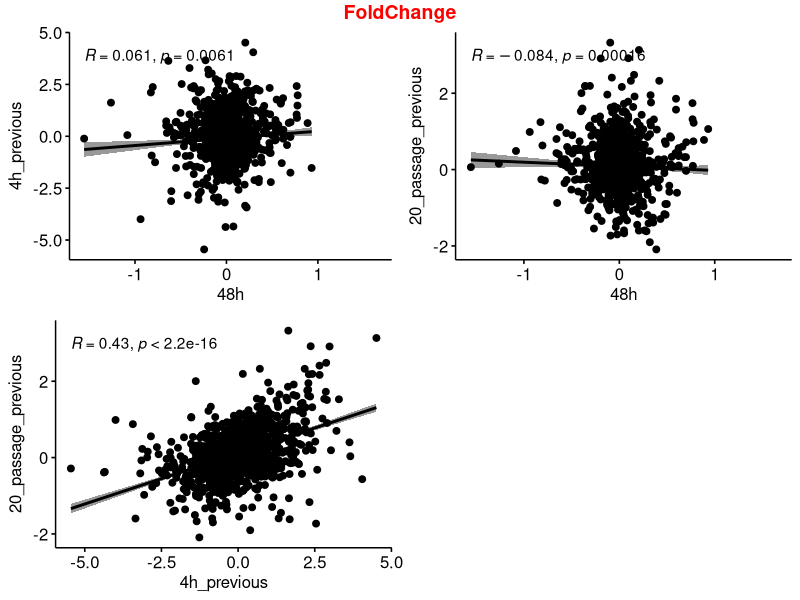
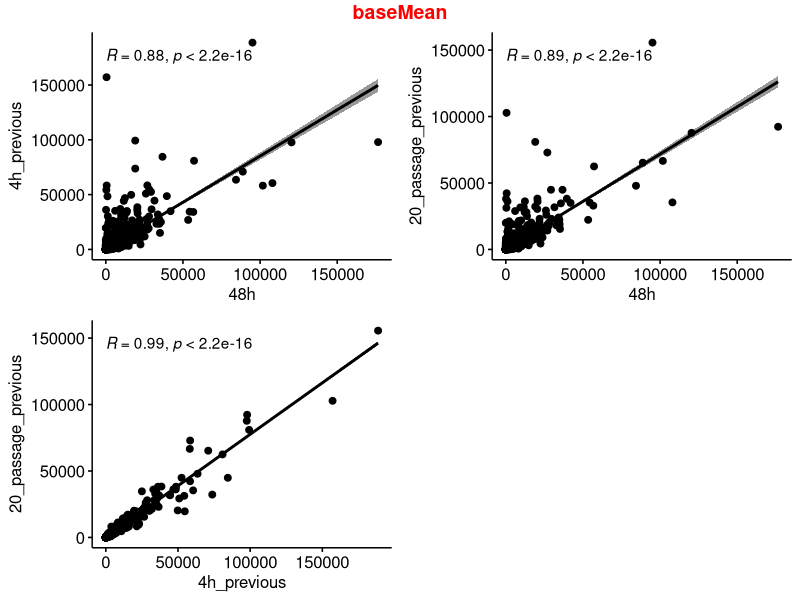
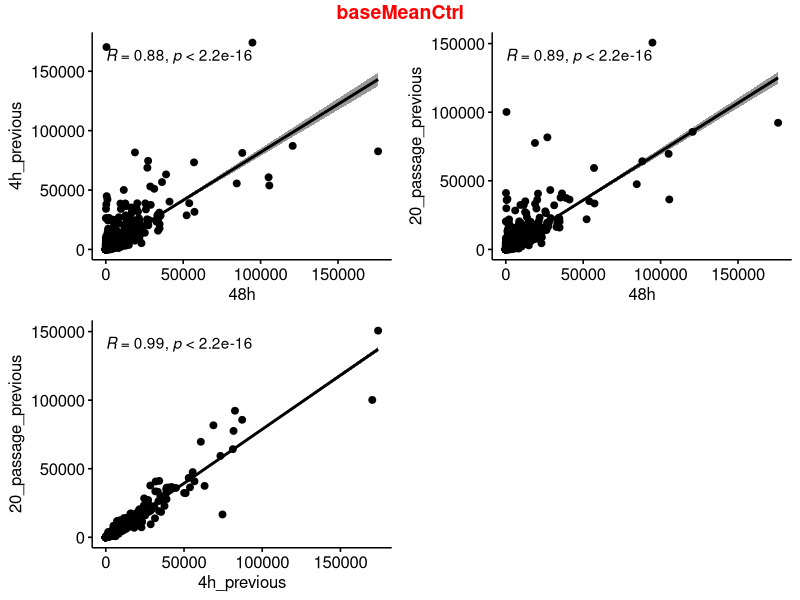
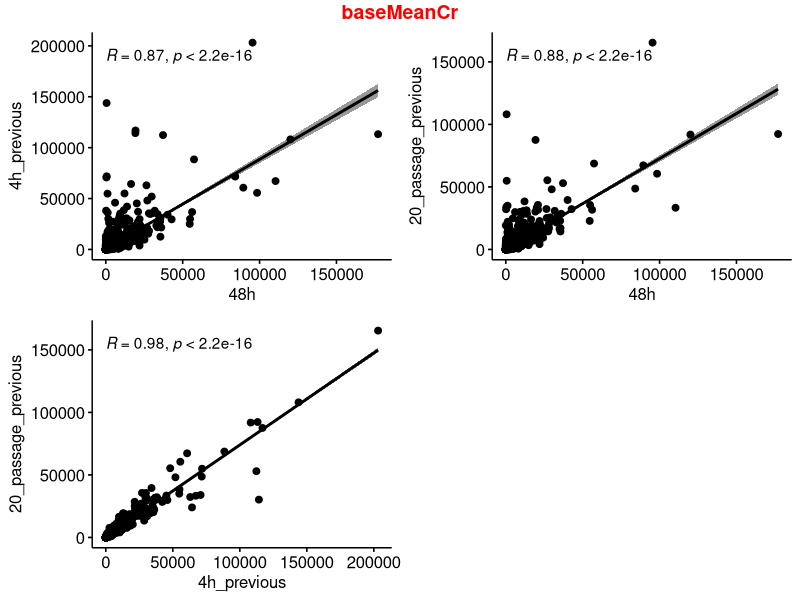

R code for these plots, in order:
## ---- chunk 1
   knitr::opts_chunk$set(cache=TRUE)
   options(knitr.kable.NA = '')
## ---- chunk 2
library(ggpubr)
library(tidyverse)
## ---- chunk 3
#1. Read in the files
CTRL_vs_CR <- read.delim(file='CTRL_vs_CR.all.gene.result.xls', header=T)
chronicCr <- read.delim(file='GSE49571_chronic_0.5mM_20_passages.txt', header=T)
acuteCr <- read.delim(file='GSE56636_acute_Cr_25uM_4hr.txt', header=T)

#2. Filter for genes with <padj 0.05 in both previous datasets
acuteCr_sig <- acuteCr[which(acuteCr$padj<0.05),]
chronicCr_sig <- chronicCr[which(chronicCr$padj<0.05),]

#3. Rearranged/renamed columns for easy merging. The aim is to get a union of genes from previous datasets that we can analyze in the present (48 h) dataset. Merged datasets and removed duplicates 
chronicCr_sig_ord <- chronicCr_sig[, c('geneid','symbol','name','baseMean','baseMeanCtrl','baseMeanCr','foldChange','log2FoldChange','pval','padj','Pr.118','Pr.119','Pr.120','id')]
names(acuteCr_sig) <- c('geneid','symbol','name','baseMean','baseMeanCtrl','baseMeanCr','foldChange','log2FoldChange','pval','padj','PJ.3','PJ.4','PJ.7','PJ.8')
acute_chronicCr_merged_sig_1 <- merge(acuteCr_sig, chronicCr_sig_ord, all=TRUE)
acute_chronicCr_merged_sig_nodup <- acute_chronicCr_merged_sig_1 %>% distinct(acute_chronicCr_merged_sig_1$symbol, .keep_all=TRUE)

#4. Obtaining expression statistics of the union set from the 48 h dataset
find_genes <- match(CTRL_vs_CR$symbol, acute_chronicCr_merged_sig_nodup$symbol)
acute_chronic_48 <- CTRL_vs_CR[find_genes,c('symbol','foldChange','log2FoldChange','pval','padj','baseMeanCTRL','baseMeanCR','baseMean')]
acute_chronic_48_1 <-acute_chronic_48[complete.cases(acute_chronic_48),]

#5. Obtaining expression statistics of the union set from the acute dataset
find_48_acuteCr <- match(acute_chronic_48_1$symbol, acuteCr$symbol)
acuteCr_48_match <- acuteCr[find_48_acuteCr,]
head(acuteCr_48_match)

#6. Obtaining expression statistics of the union set from the chronic dataset
find_48_chronicCr <- match(acute_chronic_48_1$symbol, chronicCr$symbol)
chronicCr_48_match <- chronicCr[find_48_chronicCr,]
head(chronicCr_48_match)

#7. Adding in expression statistics of the union set from the acute dataset
acute_chronic_48_1$foldChange_acute = acuteCr_48_match$foldChange
acute_chronic_48_1$log2foldChange_acute = acuteCr_48_match$log2FoldChange
acute_chronic_48_1$pval_acute = acuteCr_48_match$pval
acute_chronic_48_1$padj_acute = acuteCr_48_match$padj
acute_chronic_48_1$baseMean_acute = acuteCr_48_match$baseMean
acute_chronic_48_1$baseMeanCtrl_acute = acuteCr_48_match$baseMeandmso
acute_chronic_48_1$baseMeanCr_acute = acuteCr_48_match$'baseMeancr.dmso'

#8. Adding in expression statistics of the union set from the chronic dataset
acute_chronic_48_1$foldChange_chronic = chronicCr_48_match$foldChange
acute_chronic_48_1$log2foldChange_chronic = chronicCr_48_match$log2FoldChange
acute_chronic_48_1$pval_chronic = chronicCr_48_match$pval
acute_chronic_48_1$padj_chronic = chronicCr_48_match$padj
acute_chronic_48_1$baseMean_chronic = chronicCr_48_match$baseMean
acute_chronic_48_1$baseMeanCtrl_chronic = chronicCr_48_match$baseMeanCtrl
acute_chronic_48_1$baseMeanCr_chronic = chronicCr_48_match$baseMeanCr

#9. Plotting the correlations for foldchange
fc1 <-ggscatter(acute_chronic_48_1, x='log2FoldChange', y='log2foldChange_acute', add='reg.line', conf.int=TRUE, cor.coef=TRUE, cor.method='spearman', xlab="48h", ylab="4h_previous")
fc2 <-ggscatter(acute_chronic_48_1, x='log2FoldChange', y='log2foldChange_chronic', add='reg.line', conf.int=TRUE, cor.coef=TRUE, cor.method='spearman', xlab="48h", ylab="20_passage_previous")
fc3 <-ggscatter(acute_chronic_48_1, x='log2foldChange_acute', y='log2foldChange_chronic', add='reg.line', conf.int=TRUE, cor.coef=TRUE, cor.method='spearman', xlab="4h_previous", ylab="20_passage_previous")
fc_all <-ggarrange(fc1, fc2, fc3, ncol=2, nrow=2)
annotate_figure(fc_all, top = text_grob("FoldChange", color = "red", face = "bold", size = 14))

#10. Plotting the correlations for baseMean
basemean1 <-ggscatter(acute_chronic_48_1, x='baseMean', y='baseMean_acute', add='reg.line', conf.int=TRUE, cor.coef=TRUE, cor.method='spearman', xlab="48h", ylab="4h_previous")
basemean2 <-ggscatter(acute_chronic_48_1, x='baseMean', y='baseMean_chronic', add='reg.line', conf.int=TRUE, cor.coef=TRUE, cor.method='spearman', xlab="48h", ylab="20_passage_previous")
basemean3 <-ggscatter(acute_chronic_48_1, x='baseMean_acute', y='baseMean_chronic', add='reg.line', conf.int=TRUE, cor.coef=TRUE, cor.method='spearman', xlab="4h_previous", ylab="20_passage_previous")
basemean_all <-ggarrange(basemean1, basemean2, basemean3, ncol=2, nrow=2)
annotate_figure(basemean_all, top = text_grob("baseMean", color = "red", face = "bold", size = 14))

#11. Plotting the correlations for baseMeanCtrl
baseCtrl1 <-ggscatter(acute_chronic_48_1, x='baseMeanCTRL', y='baseMeanCtrl_acute', add='reg.line', conf.int=TRUE, cor.coef=TRUE, cor.method='spearman', xlab="48h", ylab="4h_previous")
baseCtrl2 <-ggscatter(acute_chronic_48_1, x='baseMeanCTRL', y='baseMeanCtrl_chronic', add='reg.line', conf.int=TRUE, cor.coef=TRUE, cor.method='spearman', xlab="48h", ylab="20_passage_previous")
baseCtrl3 <-ggscatter(acute_chronic_48_1, x='baseMeanCtrl_acute', y='baseMeanCtrl_chronic', add='reg.line', conf.int=TRUE, cor.coef=TRUE, cor.method='spearman', xlab="4h_previous", ylab="20_passage_previous")
baseCtrl_all <-ggarrange(baseCtrl1, baseCtrl2, baseCtrl3, ncol=2, nrow=2)
annotate_figure(baseCtrl_all, top = text_grob("baseMeanCtrl", color = "red", face = "bold", size = 14))

#12. Plotting the correlations for baseMeanCr
baseCr1 <-ggscatter(acute_chronic_48_1, x='baseMeanCR', y='baseMeanCr_acute', add='reg.line', conf.int=TRUE, cor.coef=TRUE, cor.method='spearman', xlab="48h", ylab="4h_previous")
baseCr2 <-ggscatter(acute_chronic_48_1, x='baseMeanCR', y='baseMeanCr_chronic', add='reg.line', conf.int=TRUE, cor.coef=TRUE, cor.method='spearman', xlab="48h", ylab="20_passage_previous")
baseCr3 <-ggscatter(acute_chronic_48_1, x='baseMeanCr_acute', y='baseMeanCr_chronic', add='reg.line', conf.int=TRUE, cor.coef=TRUE, cor.method='spearman', xlab="4h_previous", ylab="20_passage_previous")
baseCr_all <-ggarrange(baseCr1, baseCr2, baseCr3, ncol=2, nrow=2)
annotate_figure(baseCr_all, top = text_grob("baseMeanCr", color = "red", face = "bold", size = 14))
